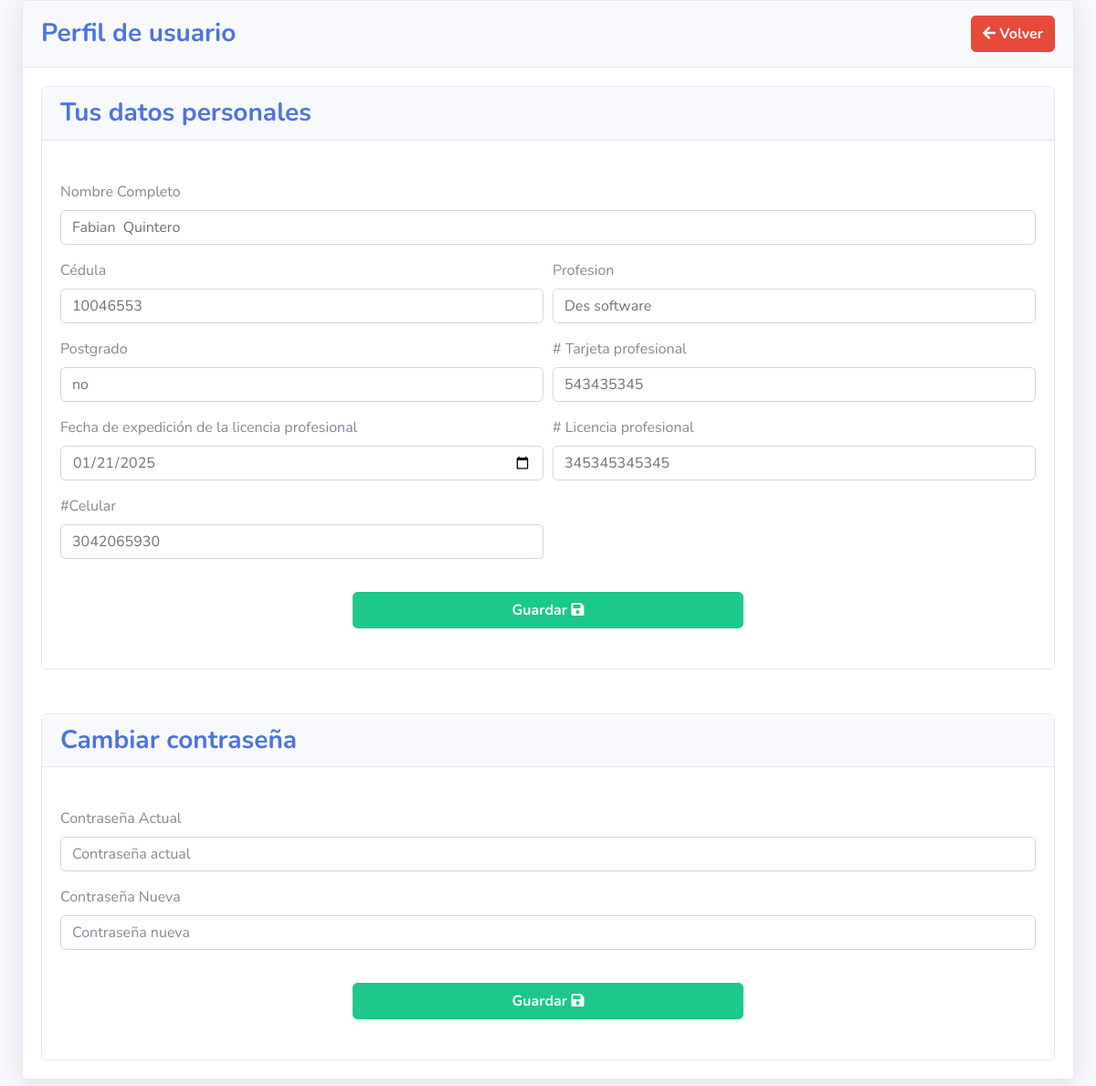
The page /paginas/perfil.php (signed in) on the database as committed earlier.
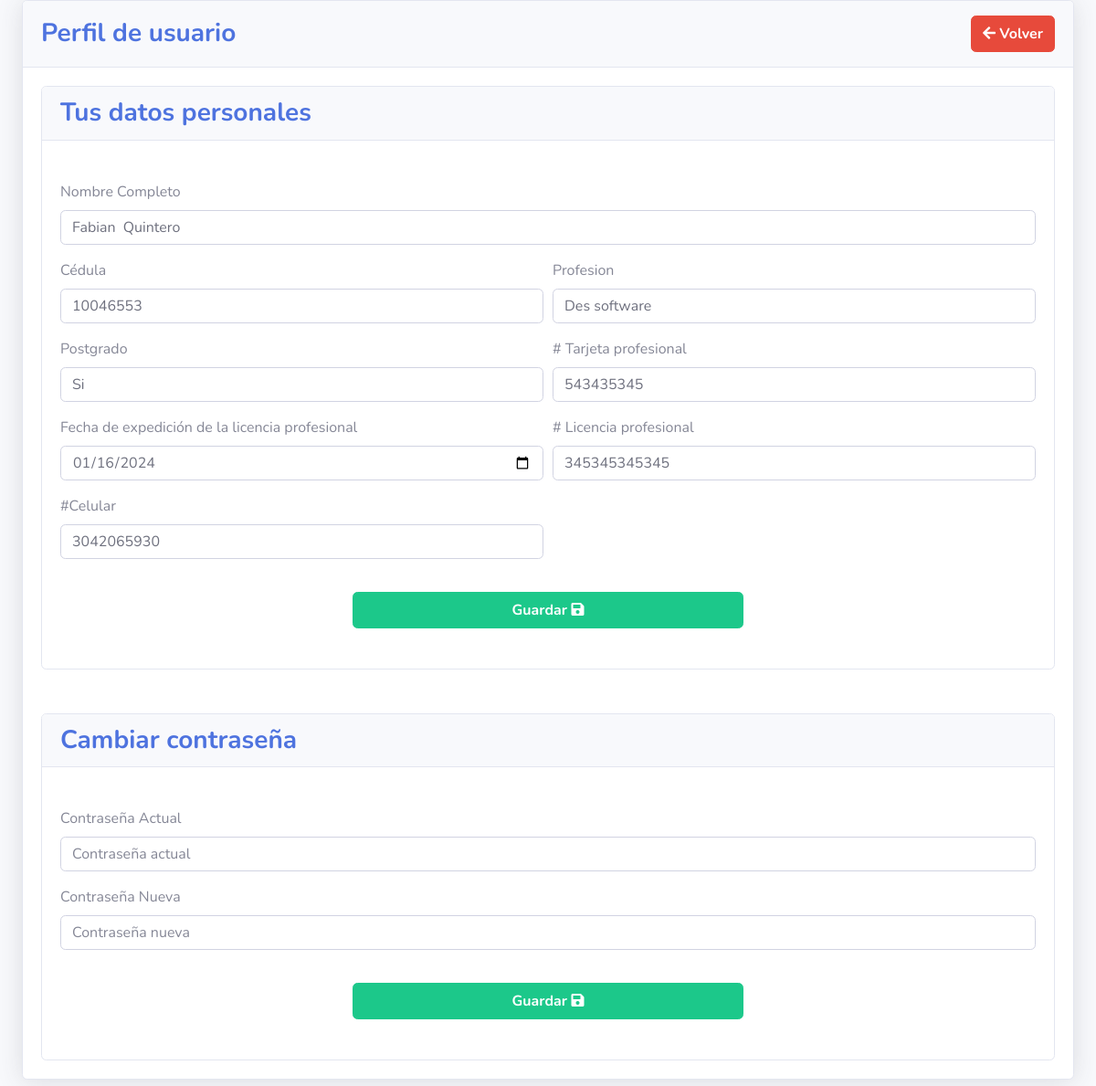
The same page on the database as committed later.
### tables this page shows
CREATE TABLE `cliente` (
  `idcl` int NOT NULL AUTO_INCREMENT,
  `nombre` text NOT NULL,
  `fecharegistro` text NOT NULL,
  `estatus` int NOT NULL,
  `usuario` text NOT NULL,
  `clave` text NOT NULL,
  `pines` int NOT NULL,
  `pinesdisp` int DEFAULT NULL,
  `nroidcc` varchar(150) DEFAULT NULL,
  `profesion` varchar(150) DEFAULT NULL,
  `postgrado` varchar(150) DEFAULT NULL,
  `nrotarjprof` varchar(150) DEFAULT NULL,
  `nrolicprof` varchar(150) DEFAULT NULL,
  `fechexp` date DEFAULT NULL,
  `celular` text,
  `infcompletada` int NOT NULL DEFAULT '0',
  PRIMARY KEY (`idcl`),
  UNIQUE KEY `idc` (`idcl`)
);

### paginas/perfil.php (the view, shortened to what the changed rows need)
<?php
include_once("../conexion.php");
if(($_SESSION['logueado']) == true){
$id = $_SESSION['id'];
$sql = "SELECT * FROM cliente WHERE idcl = $id";
$usuario = mysqli_fetch_array($con->query($sql));
?>
<!DOCTYPE html>
<html lang="en">
<head>
  <link href="../vendor/fontawesome-free/css/all.min.css" rel="stylesheet" type="text/css">
  <link href="../css/sb-admin-2.min.css" rel="stylesheet">
</head>
<body style="overflow-x: hidden; overflow-y: hidden;">
  <div id="wrapper">
    <div id="content-wrapper" class="d-flex flex-column">
      <div id="content">
        <div class="container-fluid">
          <div class="row">
            <div class="col-lg-12">
              <div class="card shadow mb-4">
                <div class="card-header py-3 d-flex flex-row align-items-center justify-content-between">
                  <h3 class="m-0 font-weight-bold text-primary"> Perfil de usuario</h3>
                  <button onclick="history.back()" style="width: auto; height: 40px; font-size: 16px; font-weight: bold;" type="button" class="btn btn-danger" id="btn_completar_datos"><i class="fas fa-arrow-left"></i> Volver </button>
                </div>
                <div class="card-body" style="height: fit-content;">
                  <div class="card">
                    <div class="card-header d-flex flex-row align-items-center justify-content-between">
                      <h3 class="m-0 font-weight-bold text-primary">Tus datos personales</h3>
                    </div>
                    <br>
                    <div class="card-body">
                      <div class="chart-area" style="height: auto;">
                        <form method="POST" id="form_editar_perfil" action="../acciones/editar_perfil.php">
                            <div class="form-row">
                                <div class="form-group col-md-12">
                                    <label for="Nombre">Nombre Completo</label>
                                    <input value="<?php echo $usuario['nombre'] ?>" type="text" class="form-control" id="Nombre" placeholder="Nombre" name="Nombre" required>
                                </div>
                            </div>
                            <div class="form-row">
                                <div class="form-group col-md-6">
                                    <label for="Cedula">Cédula</label>
                                    <input value="<?php echo $usuario['nroidcc'] ?>" type="text" class="form-control" id="Cedula" placeholder="# de cédula" name="Cedula" required>
                                </div>
                                <div class="form-group col-md-6">
                                    <label for="Profesion">Profesion</label>
                                    <input value="<?php echo $usuario['profesion'] ?>" type="text" class="form-control" id="Profesion" placeholder="Profesion" name="Profesion" required>
                                </div>
                            </div>
                            <div class="form-row">
                                <div class="form-group col-md-6">
                                    <label for="Postgrado">Postgrado</label>
                                    <input value="<?php echo $usuario['postgrado'] ?>" type="text" class="form-control" id="Postgrado" placeholder="Postgrado" name="Postgrado" required>
                                </div>
                                <div class="form-group col-md-6">
                                    <label for="Tarjeta"># Tarjeta profesional</label>
                                    <input value="<?php echo $usuario['nrotarjprof'] ?>" type="number" class="form-control" id="Tarjeta" name="Tarjeta" placeholder="111111111" required>
                                </div>
                            </div>
                            <div class="form-row">
                                <div class="form-group col-md-6">
                                    <label for="FLicencia">Fecha de expedición de la licencia profesional</label>
                                    <input value="<?php echo $usuario['fechexp'] ?>" type="date" class="form-control" id="FLicencia"  name="FLicencia" required>
                                </div>
                                <div class="form-group col-md-6">
                                    <label for="Licencia"># Licencia profesional</label>
                                    <input value="<?php echo $usuario['nrolicprof'] ?>" type="number" class="form-control" id="Licencia" name="Licencia" placeholder="111111111" required>
                                </div>
                            </div>
                            <div class="form-row">
                                <div class="form-group col-md-6">
                                    <label for="Celular">#Celular</label>
                                    <input value="<?php echo $usuario['celular'] ?>" type="number" class="form-control" id="Celular"  name="Celular" placeholder="3000000000" required>
                                </div>
                            </div>
                            <div class="text-center">
                                <button style="width: 40%; height: 40px; font-size: 16px; font-weight: bold; margin-top: 20px;" type="submit" class="btn btn-success" id="btn_completar_datos">Guardar <i class="fas fa-save"></i></button>
                            </div>
                            <br>
                        </form>
                      </div>
                    </div>
                  </div>
                  <br>
                  <br>
                  <div class="card">
                    <div class="card-header d-flex flex-row align-items-center justify-content-between">
                      <h3 class="m-0 font-weight-bold text-primary">Cambiar contraseña</h3>
                    </div>
                    <br>
                    <div class="card-body">
                      <div class="chart-area" style="height: auto;">
                        <form method="POST" id="form_cambiar_contrasena" action="../acciones/cambiar_contrasena.php">
                            <div class="form-row">
                                <div class="form-group col-md-12">
                                    <label for="Contraseña">Contraseña Actual</label>
                                    <input type="password" class="form-control" id="Contrasena_Actual" placeholder="Contraseña actual" name="Contrasena_Actual" required>
                                </div>
                            </div>
                            <div class="form-row">
                                <div class="form-group col-md-12">
                                    <label for="Contrasena_Nueva">Contraseña Nueva</label>
                                    <input type="password" class="form-control" id="Contrasena_Nueva" placeholder="Contraseña nueva" name="Contrasena_Nueva" required>
                                </div>
                            </div>
                            <div class="text-center">
                                <button style="width: 40%; height: 40px; font-size: 16px; font-weight: bold; margin-top: 20px;" type="submit" class="btn btn-success" id="btn_completar_datos">Guardar <i class="fas fa-save"></i></button>
                            </div>
                            <br>
                        </form>
                      </div>
                    </div>
                  </div>
                </div>
              </div>
            </div>
          </div>
        </div>
      </div>
    </div>
  </div>
</body>
</html>
<?php
}else{
  header("Location: ../../index.php");
  exit();
}
?>

Rows that differ between the two databases and show on the page:
changed cliente "Fabian Quintero": Postgrado "no" → "Si"; FLicencia "01/21/2025" → "01/16/2024"
